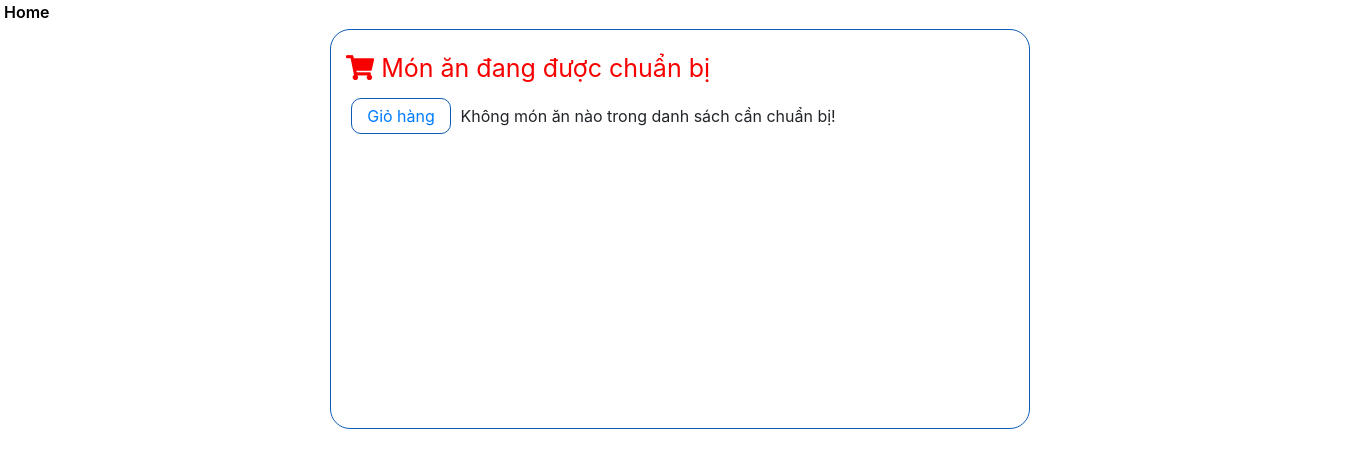
The app's page /cart/index.php?cart_status=status, older data.
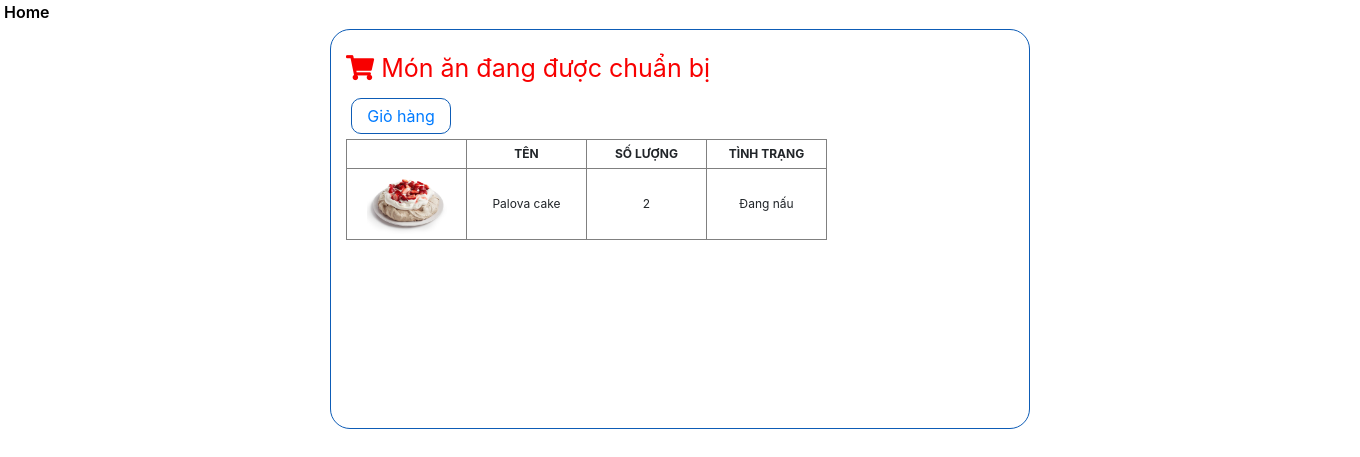
The same page, newer data.
### tables this page shows
CREATE TABLE `my_cart` (
  `id_item` int(30) NOT NULL,
  `name` varchar(200) NOT NULL,
  `img` varchar(100) NOT NULL,
  `cost` int(30) NOT NULL,
  `amount` int(30) NOT NULL,
  `id_cart` int(30) NOT NULL,
  `id_user` int(30) NOT NULL,
  `user_name` varchar(200) NOT NULL,
  `status` varchar(100) NOT NULL,
  `pay` int(4) NOT NULL,
  `so_ban` varchar(300) NOT NULL,
  `code` int(100) NOT NULL
);

### cart/item_stastus.php (the view)
<?php
         $sql_status_check = "SELECT * FROM my_cart WHERE pay='1' AND id_user='1'" ;
         $query_status_check = mysqli_query($mysqli, $sql_status_check);
         $check_status= mysqli_num_rows( $query_status_check);
        $sql_status="SELECT * FROM my_cart WHERE id_user='1' AND pay='1'";
        $query_status = mysqli_query($mysqli,$sql_status);
 ?>
<p class="logo-cart"><i class="fas fa-shopping-cart"></i> Món ăn đang được chuẩn bị</p>
        <a class="menu-cart" href="index.php?cart_status=cart">Giỏ hàng</a>
<?php if($check_status > 0) {?>
    <div class="cart-items">
        <table id="table-cart" border="1">
              <tr class="bold upper-case row-1">
                <td></td>
                <td>Tên</td>
                <td>Số lượng</td>
                <td>Tình trạng</td>
              </tr>
            <?php while($status_rows = mysqli_fetch_array($query_status)){ ?>
                <tr>
                    <td><img src="../assets/img/<?php echo $status_rows['img']; ?>" width="80px" alt=""></td>
                    <td><?php echo $status_rows['name'];?></td>
                    <td><?php echo $status_rows['amount'];?></td>
                    <td><?php echo $status_rows['status'];?></td>
                </tr>
            <?php } ?>
        </table>
<?php }else{
    echo 'Không món ăn nào trong danh sách cần chuẩn bị!';
} ?>

Row changes from the older to the newer data that the page shows:
added my_cart: img (picture), name "Palova cake", amount "2", status "Đang nấu"
Text that changed along with them:
text no longer shown: "Không món ăn nào trong danh sách cần chuẩn bị!"
text now shown: "TÊN SỐ LƯỢNG TÌNH TRẠNG"
